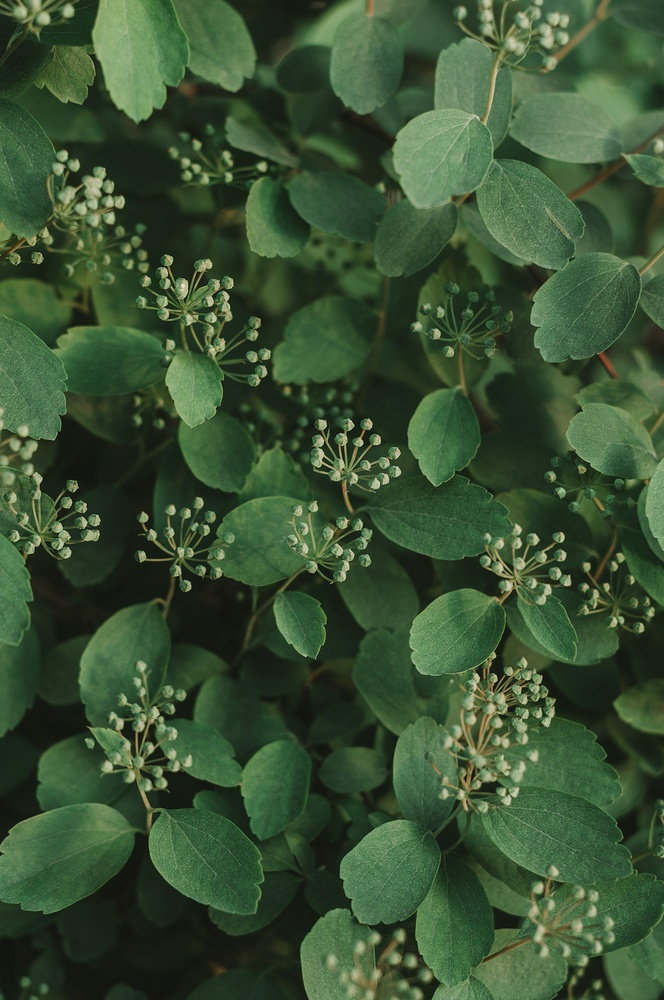
#> input picture Year3/SC3102 Signals, Systems and Transforms/Lab2/testimage.jpg, 664 x 1000 px, shrunk from 2699 x 4064 before the run
$ python Lab_2_Q2_EdgeDetection.py
#> lines starting #> are read from the running program, lines starting #| are printed output that depends on the picture; after the words box and inside, x2 and y2 are one past the last pixel; in counts of white or black regions, pixels touching at a corner belong together
#install opencv-python to import cv2
#pip3 install --upgrade opencv-python

import cv2
import matplotlib.pyplot as plt

def simple_edge_detection(image):
   edges_detected = cv2.Canny(image , 100, 200)
   images = [image , edges_detected]
   location = [121, 122]
   for loc, edge_image in zip(location, images):
      plt.subplot(loc)
      plt.imshow(edge_image, cmap='gray')
#    cv2.imwrite('edge_detected.png', edges_detected)
#    plt.savefig('edge_plot.png')
   plt.show()

img = cv2.imread('testimage.jpg', 0)
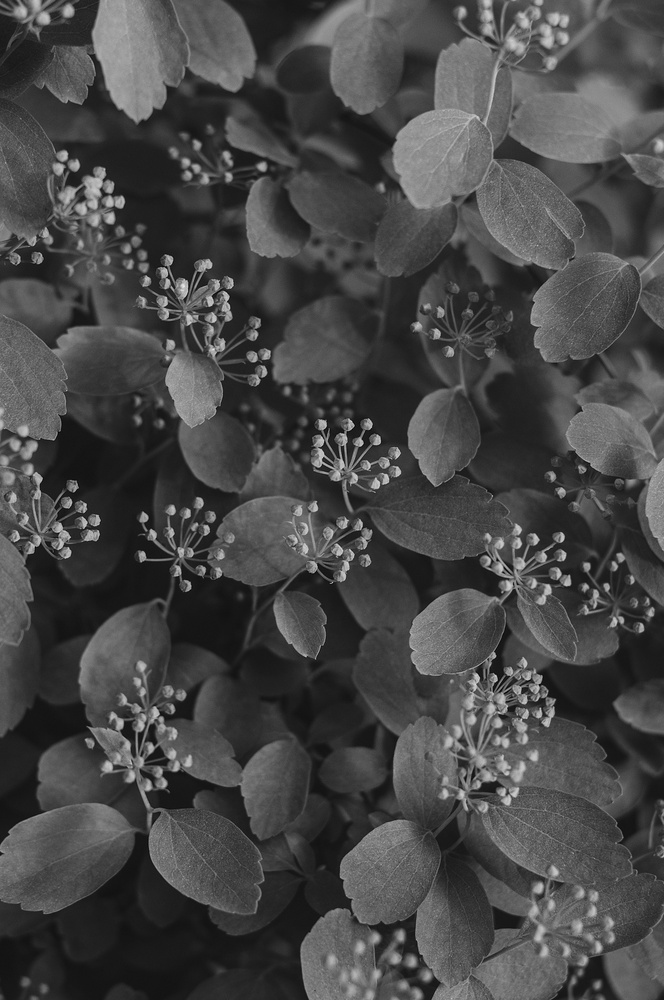
#> img: shape (1000, 664); min 0, max 233, mean 70.9
# img = cv2.imread('edgeflower.jpg', 0)
simple_edge_detection(img)
#> in simple_edge_detection, `edges_detected = cv2.Canny(image , 100, 200)`:
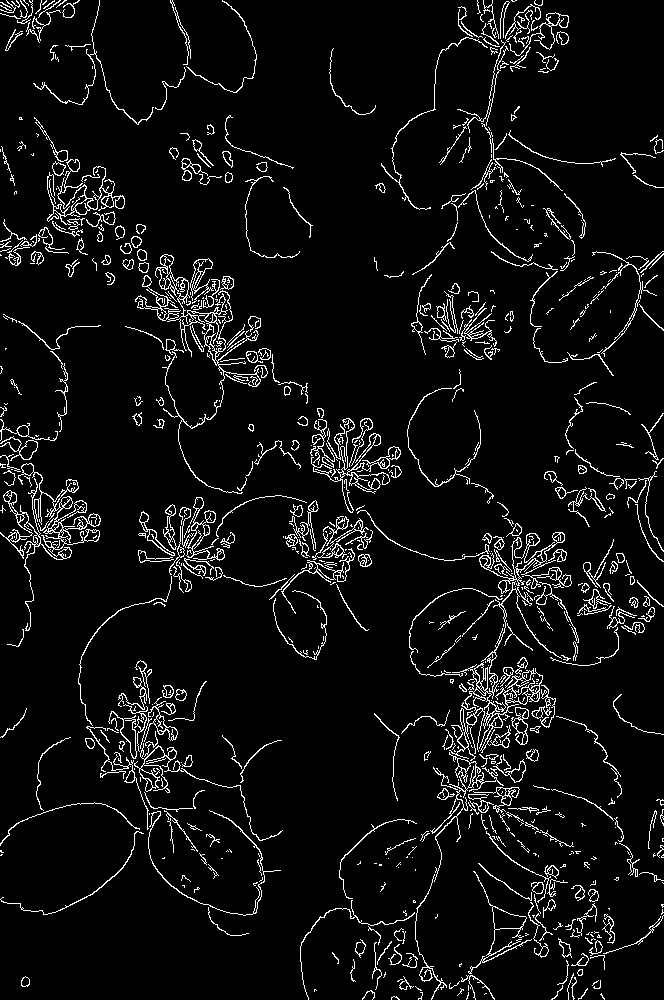
#> edges_detected: shape (1000, 664); 6% white in thin lines or dots
#> the loop in simple_edge_detection, `for loc, edge_image in zip(location, images):` made 2 passes
#> loc on passes 1 to 2: 121, 122
#> in simple_edge_detection, `plt.show()`:
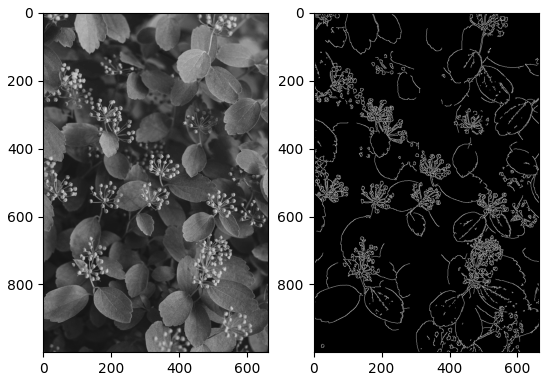
#> figure drawn by matplotlib, 2 panels

$ run again, with Year3/SC3102 Signals, Systems and Transforms/Lab2/edgeflower.jpg copied over Year3/SC3102 Signals, Systems and Transforms/Lab2/testimage.jpg
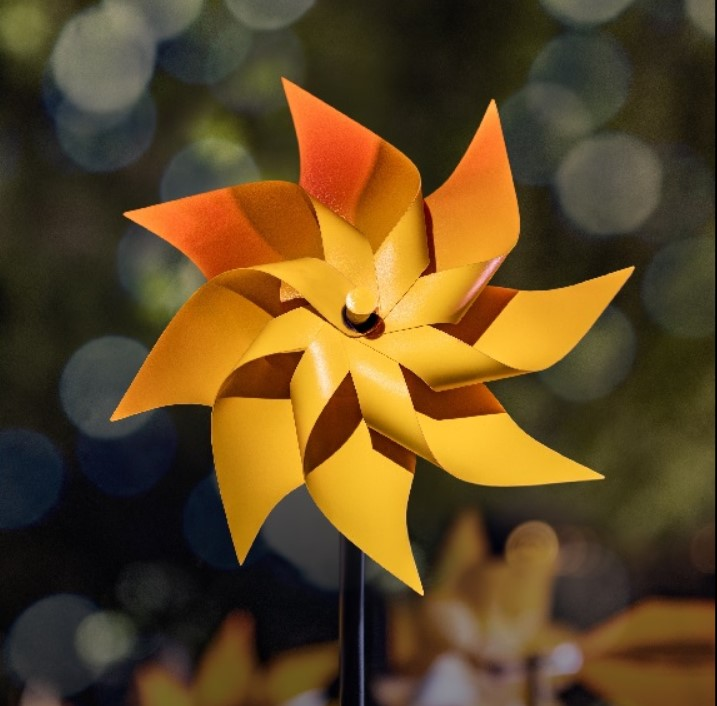
#> input picture Year3/SC3102 Signals, Systems and Transforms/Lab2/edgeflower.jpg, 717 x 706 px
#> in simple_edge_detection, `edges_detected = cv2.Canny(image , 100, 200)`:
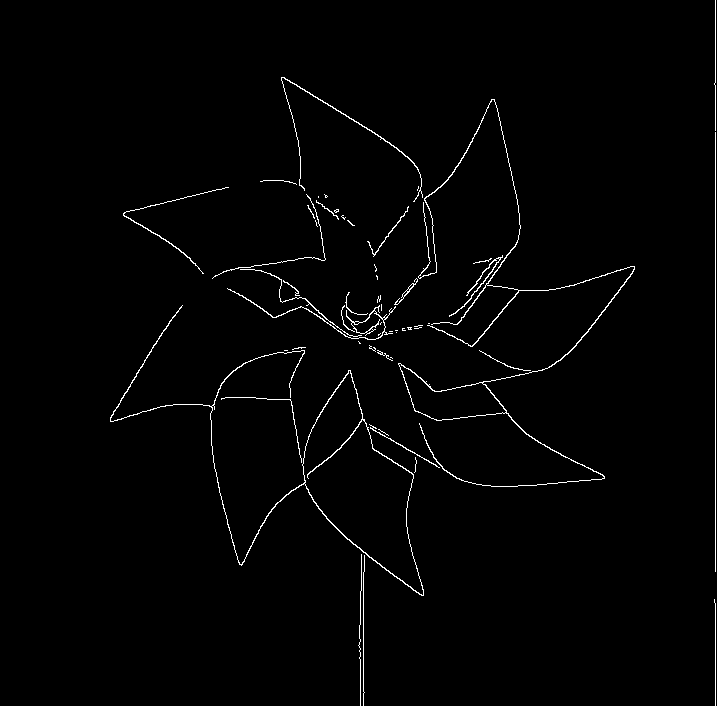
#> edges_detected: shape (706, 717); 1.4% white in thin lines or dots, all inside (x1, y1, x2, y2) = (110, 0, 716, 706)
#> the loop in simple_edge_detection, `for loc, edge_image in zip(location, images):` made 2 passes
#> loc on passes 1 to 2: 121, 122
#> in simple_edge_detection, `plt.show()`:
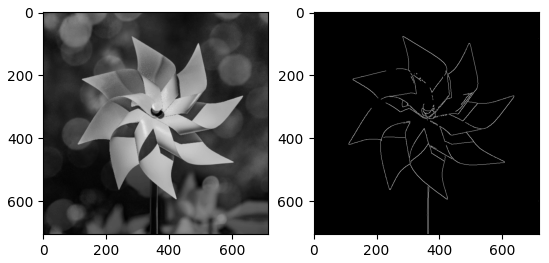
#> figure drawn by matplotlib, 2 panels
